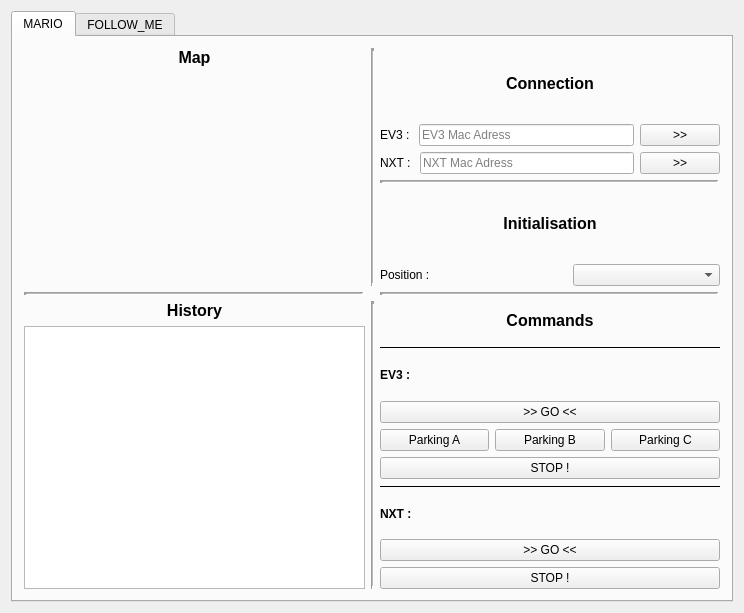
<?xml version="1.0" encoding="UTF-8"?>
<ui version="4.0">
 <class>Ihm</class>
 <widget class="QWidget" name="Ihm">
  <property name="geometry">
   <rect>
    <x>0</x>
    <y>0</y>
    <width>744</width>
    <height>613</height>
   </rect>
  </property>
  <property name="windowTitle">
   <string>Ihm</string>
  </property>
  <layout class="QHBoxLayout" name="horizontalLayout">
   <item>
    <layout class="QVBoxLayout" name="verticalLayout">
     <item>
      <widget class="QTabWidget" name="tabWidget">
       <property name="currentIndex">
        <number>0</number>
       </property>
       <widget class="QWidget" name="tab_Mario">
        <attribute name="title">
         <string>MARIO</string>
        </attribute>
        <layout class="QGridLayout" name="gridLayout_2">
         <item row="0" column="0">
          <layout class="QGridLayout" name="gridLayout">
           <item row="0" column="1">
            <widget class="Line" name="line">
             <property name="lineWidth">
              <number>3</number>
             </property>
             <property name="midLineWidth">
              <number>1</number>
             </property>
             <property name="orientation">
              <enum>Qt::Vertical</enum>
             </property>
            </widget>
           </item>
           <item row="0" column="0">
            <layout class="QVBoxLayout" name="verticalLayout_3">
             <item>
              <widget class="QLabel" name="mapLabel">
               <property name="font">
                <font>
                 <pointsize>12</pointsize>
                 <weight>75</weight>
                 <bold>true</bold>
                 <stylestrategy>PreferAntialias</stylestrategy>
                </font>
               </property>
               <property name="text">
                <string>Map</string>
               </property>
               <property name="alignment">
                <set>Qt::AlignCenter</set>
               </property>
              </widget>
             </item>
             <item>
              <widget class="QLabel" name="mapImageLabel">
               <property name="minimumSize">
                <size>
                 <width>300</width>
                 <height>213</height>
                </size>
               </property>
               <property name="cursor">
                <cursorShape>CrossCursor</cursorShape>
               </property>
               <property name="text">
                <string/>
               </property>
               <property name="textFormat">
                <enum>Qt::AutoText</enum>
               </property>
               <property name="pixmap">
                <pixmap>../../img/c4.png</pixmap>
               </property>
               <property name="scaledContents">
                <bool>true</bool>
               </property>
               <property name="openExternalLinks">
                <bool>false</bool>
               </property>
              </widget>
             </item>
            </layout>
           </item>
           <item row="0" column="2">
            <layout class="QVBoxLayout" name="verticalLayout_2">
             <item>
              <widget class="QLabel" name="label_5">
               <property name="font">
                <font>
                 <pointsize>12</pointsize>
                 <weight>75</weight>
                 <bold>true</bold>
                 <stylestrategy>PreferAntialias</stylestrategy>
                </font>
               </property>
               <property name="text">
                <string>Connection</string>
               </property>
               <property name="alignment">
                <set>Qt::AlignCenter</set>
               </property>
              </widget>
             </item>
             <item>
              <layout class="QHBoxLayout" name="horizontalLayout_2">
               <item>
                <widget class="QLabel" name="label_2">
                 <property name="text">
                  <string>EV3 : </string>
                 </property>
                </widget>
               </item>
               <item>
                <widget class="QLineEdit" name="lineEdit">
                 <property name="maxLength">
                  <number>17</number>
                 </property>
                 <property name="placeholderText">
                  <string>EV3 Mac Adress</string>
                 </property>
                </widget>
               </item>
               <item>
                <widget class="QPushButton" name="pushButton">
                 <property name="text">
                  <string>&gt;&gt;</string>
                 </property>
                </widget>
               </item>
              </layout>
             </item>
             <item>
              <layout class="QHBoxLayout" name="horizontalLayout_3">
               <item>
                <widget class="QLabel" name="label_3">
                 <property name="text">
                  <string>NXT : </string>
                 </property>
                </widget>
               </item>
               <item>
                <widget class="QLineEdit" name="lineEdit_2">
                 <property name="maxLength">
                  <number>17</number>
                 </property>
                 <property name="placeholderText">
                  <string>NXT Mac Adress</string>
                 </property>
                </widget>
               </item>
               <item>
                <widget class="QPushButton" name="pushButton_2">
                 <property name="text">
                  <string>&gt;&gt;</string>
                 </property>
                </widget>
               </item>
              </layout>
             </item>
             <item>
              <widget class="Line" name="line_5">
               <property name="lineWidth">
                <number>3</number>
               </property>
               <property name="midLineWidth">
                <number>1</number>
               </property>
               <property name="orientation">
                <enum>Qt::Horizontal</enum>
               </property>
              </widget>
             </item>
             <item>
              <widget class="QLabel" name="label_6">
               <property name="font">
                <font>
                 <pointsize>12</pointsize>
                 <weight>75</weight>
                 <bold>true</bold>
                </font>
               </property>
               <property name="text">
                <string>Initialisation</string>
               </property>
               <property name="alignment">
                <set>Qt::AlignCenter</set>
               </property>
              </widget>
             </item>
             <item>
              <layout class="QHBoxLayout" name="horizontalLayout_4">
               <item>
                <widget class="QLabel" name="label">
                 <property name="text">
                  <string>Position :</string>
                 </property>
                </widget>
               </item>
               <item>
                <spacer name="horizontalSpacer_2">
                 <property name="orientation">
                  <enum>Qt::Horizontal</enum>
                 </property>
                 <property name="sizeType">
                  <enum>QSizePolicy::Preferred</enum>
                 </property>
                 <property name="sizeHint" stdset="0">
                  <size>
                   <width>40</width>
                   <height>20</height>
                  </size>
                 </property>
                </spacer>
               </item>
               <item>
                <widget class="QComboBox" name="comboBox">
                 <property name="minimumSize">
                  <size>
                   <width>50</width>
                   <height>10</height>
                  </size>
                 </property>
                 <property name="sizeAdjustPolicy">
                  <enum>QComboBox::AdjustToContentsOnFirstShow</enum>
                 </property>
                 <property name="frame">
                  <bool>true</bool>
                 </property>
                </widget>
               </item>
              </layout>
             </item>
            </layout>
           </item>
           <item row="2" column="0">
            <layout class="QVBoxLayout" name="verticalLayout_4">
             <item>
              <widget class="QLabel" name="historyLabel">
               <property name="font">
                <font>
                 <pointsize>12</pointsize>
                 <weight>75</weight>
                 <bold>true</bold>
                </font>
               </property>
               <property name="text">
                <string>History</string>
               </property>
               <property name="alignment">
                <set>Qt::AlignCenter</set>
               </property>
              </widget>
             </item>
             <item>
              <widget class="QListWidget" name="history_List">
               <property name="minimumSize">
                <size>
                 <width>300</width>
                 <height>213</height>
                </size>
               </property>
               <property name="autoFillBackground">
                <bool>false</bool>
               </property>
               <property name="alternatingRowColors">
                <bool>false</bool>
               </property>
              </widget>
             </item>
            </layout>
           </item>
           <item row="2" column="2">
            <layout class="QVBoxLayout" name="verticalLayout_5">
             <item>
              <widget class="QLabel" name="label_4">
               <property name="font">
                <font>
                 <pointsize>12</pointsize>
                 <weight>75</weight>
                 <bold>true</bold>
                </font>
               </property>
               <property name="text">
                <string>Commands</string>
               </property>
               <property name="alignment">
                <set>Qt::AlignCenter</set>
               </property>
              </widget>
             </item>
             <item>
              <widget class="Line" name="line_6">
               <property name="frameShadow">
                <enum>QFrame::Plain</enum>
               </property>
               <property name="orientation">
                <enum>Qt::Horizontal</enum>
               </property>
              </widget>
             </item>
             <item>
              <widget class="QLabel" name="label_7">
               <property name="font">
                <font>
                 <pointsize>9</pointsize>
                 <weight>75</weight>
                 <italic>false</italic>
                 <bold>true</bold>
                </font>
               </property>
               <property name="text">
                <string>EV3 : </string>
               </property>
              </widget>
             </item>
             <item>
              <layout class="QVBoxLayout" name="verticalLayout_6">
               <item>
                <widget class="QPushButton" name="pushButton_8">
                 <property name="text">
                  <string>&gt;&gt; GO &lt;&lt;</string>
                 </property>
                </widget>
               </item>
               <item>
                <layout class="QHBoxLayout" name="horizontalLayout_5">
                 <item>
                  <widget class="QPushButton" name="pushButton_3">
                   <property name="text">
                    <string>Parking A</string>
                   </property>
                  </widget>
                 </item>
                 <item>
                  <widget class="QPushButton" name="pushButton_4">
                   <property name="text">
                    <string>Parking B</string>
                   </property>
                  </widget>
                 </item>
                 <item>
                  <widget class="QPushButton" name="pushButton_5">
                   <property name="text">
                    <string>Parking C</string>
                   </property>
                  </widget>
                 </item>
                </layout>
               </item>
               <item>
                <widget class="QPushButton" name="pushButton_6">
                 <property name="text">
                  <string>STOP !</string>
                 </property>
                </widget>
               </item>
              </layout>
             </item>
             <item>
              <widget class="Line" name="line_7">
               <property name="frameShadow">
                <enum>QFrame::Plain</enum>
               </property>
               <property name="orientation">
                <enum>Qt::Horizontal</enum>
               </property>
              </widget>
             </item>
             <item>
              <widget class="QLabel" name="label_8">
               <property name="font">
                <font>
                 <pointsize>9</pointsize>
                 <weight>75</weight>
                 <bold>true</bold>
                </font>
               </property>
               <property name="text">
                <string>NXT : </string>
               </property>
              </widget>
             </item>
             <item>
              <widget class="QPushButton" name="pushButton_7">
               <property name="text">
                <string>&gt;&gt; GO &lt;&lt;</string>
               </property>
              </widget>
             </item>
             <item>
              <widget class="QPushButton" name="pushButton_9">
               <property name="text">
                <string>STOP !</string>
               </property>
              </widget>
             </item>
            </layout>
           </item>
           <item row="2" column="1">
            <widget class="Line" name="line_2">
             <property name="lineWidth">
              <number>3</number>
             </property>
             <property name="midLineWidth">
              <number>1</number>
             </property>
             <property name="orientation">
              <enum>Qt::Vertical</enum>
             </property>
            </widget>
           </item>
           <item row="1" column="0">
            <widget class="Line" name="line_3">
             <property name="lineWidth">
              <number>3</number>
             </property>
             <property name="midLineWidth">
              <number>1</number>
             </property>
             <property name="orientation">
              <enum>Qt::Horizontal</enum>
             </property>
            </widget>
           </item>
           <item row="1" column="2">
            <widget class="Line" name="line_4">
             <property name="lineWidth">
              <number>3</number>
             </property>
             <property name="midLineWidth">
              <number>1</number>
             </property>
             <property name="orientation">
              <enum>Qt::Horizontal</enum>
             </property>
            </widget>
           </item>
          </layout>
         </item>
        </layout>
       </widget>
       <widget class="QWidget" name="tab_FM">
        <attribute name="title">
         <string>FOLLOW_ME</string>
        </attribute>
       </widget>
      </widget>
     </item>
    </layout>
   </item>
  </layout>
 </widget>
 <layoutdefault spacing="6" margin="11"/>
 <resources/>
 <connections/>
</ui>
